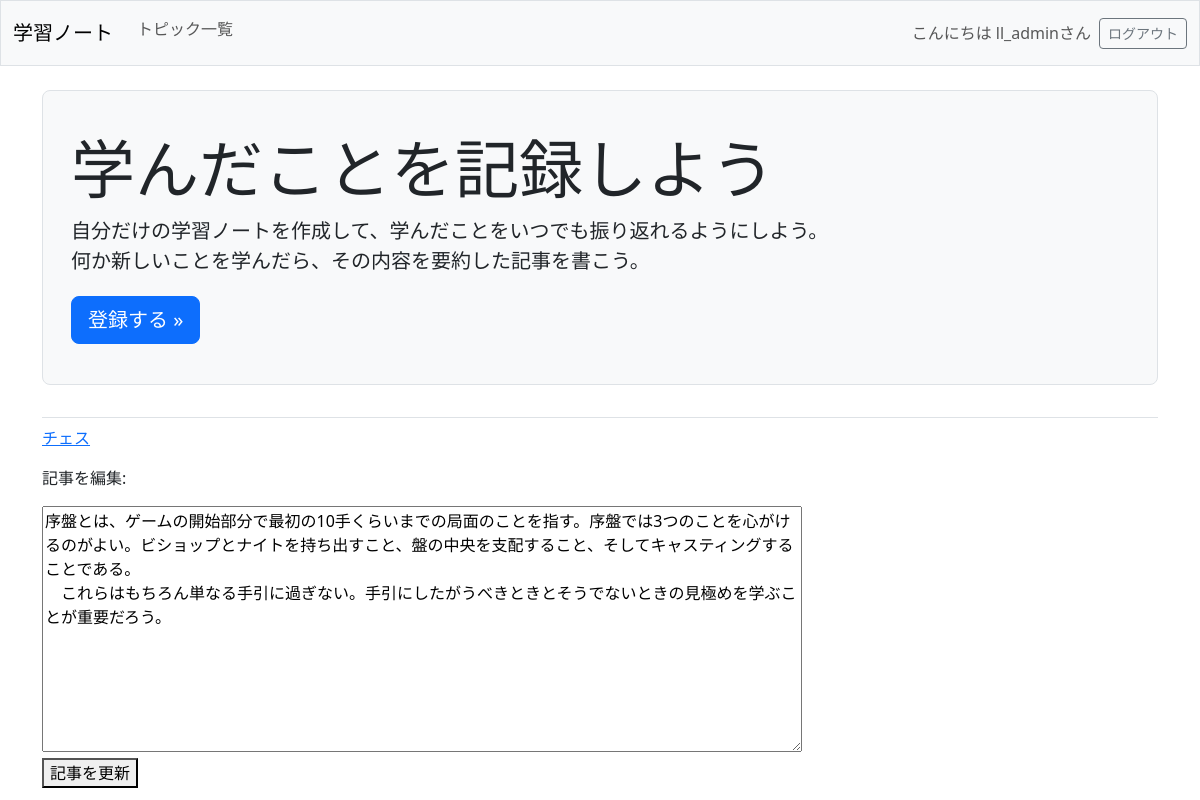
The page /edit_entry/1/ (signed in) on the database its author committed.
### learning_logs/models.py (models this page shows, shortened)
class Topic(models.Model):
    text = models.CharField(max_length=200)
    date_added = models.DateTimeField(auto_now_add=True)
    owner = models.ForeignKey(User, on_delete=models.CASCADE)
    def __str__(self):
        return self.text

class Entry(models.Model):
    topic = models.ForeignKey(Topic, on_delete=models.CASCADE)
    text = models.TextField()
    date_added = models.DateTimeField(auto_now_add=True)
    class Meta:
        verbose_name_plural = "entries"

### learning_logs/views.py (the view)
# urls.py: path("edit_entry/<int:entry_id>/", views.edit_entry, name="edit_entry"),
@login_required
def edit_entry(request, entry_id):
    entry = Entry.objects.get(id=entry_id)
    topic = entry.topic
    check_topic_owner(topic, request.user)
    if request.method != "POST":
        form = EntryForm(instance=entry)
    else:
        form = EntryForm(instance=entry, data=request.POST)
        if form.is_valid():
            form.save()
            return redirect("learning_logs:topic", topic_id=topic.id)
    context = {"entry": entry, "topic": topic, "form": form}
    return render(request, "learning_logs/edit_entry.html", context)

### learning_logs/forms.py
class EntryForm(forms.ModelForm):
    class Meta:
        model = Entry
        fields = ["text"]
        labels = {"text": ""}
        widgets = {"text": forms.Textarea(attrs={"cols": 80})}

### learning_logs/views.py (called while the page is built)
def check_topic_owner(topic, user):
    if topic.owner != user:
        raise Http404

### learning_logs/templates/learning_logs/edit_entry.html
{% extends "learning_logs/base.html" %} {% block content %}
<p><a href="{% url 'learning_logs:topic' topic.id %}">{{ topic }}</a></p>
<p>記事を編集:</p>
<form action="{% url 'learning_logs:edit_entry' entry.id %}" method="post">
  {% csrf_token %} {{ form.as_div }}
  <button name="submit">記事を更新</button>
</form>
{% endblock content %}

### learning_logs/templates/learning_logs/base.html (shortened to what this page needs)
<!DOCTYPE html>
<html lang="ja">
  <head>
    {% load django_bootstrap5 %} {% bootstrap_css %} {% bootstrap_javascript %}
  </head>
  <body>
    <nav class="navbar navbar-expand-md navbar-light bg-light mb-4 border">
      <div class="container-fluid">
        <a class="navbar-brand" href="{% url 'learning_logs:index' %}">
          学習ノート</a
        >
        <div class="collapse navbar-collapse" id="navbarCollapse">
          <ul class="navbar-nav me-auto mb-2 mb-mb-0">
            <li class="nav-item">
              <a class="nav-link" href="{% url 'learning_logs:topics' %}">
                トピック一覧</a
              >
            </li>
          </ul>
          <ul class="navbar-nav ms-auto mb-2 mb-md-0">
            {% if user.is_authenticated %}
            <li class="nav-item">
              <span class="navbar-text me-2"
                >こんにちは {{ user.username }}さん
              </span>
            </li>
            {% endif %}
          </ul>
          {% if user.is_authenticated %}
          <form action="{% url 'accounts:logout' %}" method="post">
            <button name="submit" class="btn btn-outline-secondary btn-sm">
              ログアウト
            </button>
          </form>
          {% endif %}
        </div>
      </div>
    </nav>
    <main class="container">
      <div class="pb-2 mb-2 border-bottom">
        {% block page_header %}
        <div class="p-3 mb-4 bg-light border rounded-3">
          <div class="container-fluid py-4">
            <h1 class="display-3">学んだことを記録しよう</h1>
            <p class="lead">
              自分だけの学習ノートを作成して、学んだことをいつでも振り返れるようにしよう。<br />
              何か新しいことを学んだら、その内容を要約した記事を書こう。
            </p>
            <a
              class="btn btn-primary btn-lg mt-1"
              href="{% url 'accounts:register' %}"
              >登録する &raquo;</a
            >
          </div>
        </div>
        {% endblock %}
      </div>
      <div>{% block content %}{% endblock %}</div>
    </main>
  </body>
</html>

### rows shown on the page
Topic: text "チェス"
Entry: text "序盤とは、ゲームの開始部分で最初の10手くらいまでの局面のことを指す。序盤では3つのことを心がけるのがよい。ビショップとナイトを持ち出すこと、盤の中央を支配すること、そしてキャスティングすることである。 これらはもちろん単なる手引に過ぎない。手引にしたがうべきときとそうでないときの見極めを学ぶことが重要だろう。"

### other values the page prints
{{ user.username }} "ll_admin"
